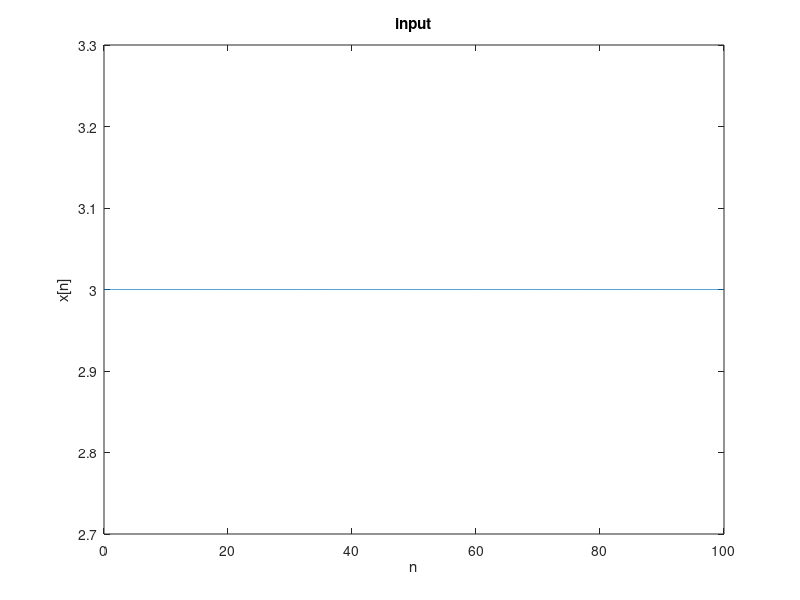

The MATLAB script that drew this image: (Note: this script raises an error after producing the figure.)
close all; clear; clc;
%q1 stability
A = [1 -4 4];
B = [20 10];
n = linspace(0,100,10000);
x1 = zeros(1,10000);
x1 = x1+3;
y1 = filter(B, A, x1);
figure; 
plot(n, x1); xlabel('n'); ylabel('x[n]'); title('input');
figure;
plot(n, y1); xlabel('n'); ylabel('y[n]'); title('output');
%%
%q2A
h = [h2; h3; h4; h6];
for i=1:4
    H = abs(fftshift(fft([h(i,1:end) zeros(1, 1000)])));
    w = linspace(-pi,pi,1080);
    figure;hold on; plot(w,H);
    set(gca,'XTick',[-pi -pi/2 -pi/3 -pi/4 -pi/6 0 pi/6 pi/4 pi/3 pi/2 pi]);
    set(gca,'XTickLabel',{'-\pi', '-\pi/2', '-\pi/3', '-\pi/4', '-\pi/6', '0', '\pi/6', '\pi/4', '\pi/3', '\pi/2', '\pi'});
    xlabel('w[rad/sec]')
    ylabel('|H(w)|');
    switch i
        case 1
            title('h2');
        case 2
            title('h3');
        case 3
            title('h4');
        case 4
            title('h6');
    end
end

%%
%q2B2
n = linspace(-10000,10000,20000);
x = zeros(1,length(n));
for i =1:length(n)
    x(1,i) = cos(((2*pi)/5)*i)+cos((pi/5)*i);
end
X_jw = abs(fftshift(fft(x)));
w = linspace(-pi,pi,20000);
figure; plot(w,X_jw); xlabel('frequncy'); ylabel('|X(e^j^w)|');title('X(e^j^w)');
set(gca,'XTick',[-pi -pi/2 -pi/3 -pi/4 -pi/6 0 pi/6 pi/4 pi/3 pi/2 pi]);
set(gca,'XTickLabel',{'-\pi', '-\pi/2', '-\pi/3', '-\pi/4', '-\pi/6', '0', '\pi/6', '\pi/4', '\pi/3', '\pi/2', '\pi'});

%%
H2 = fftshift(fft([h2 zeros(1, 19920)]));
H3 = fftshift(fft([h3 zeros(1, 19920)]));
H4 = fftshift(fft([h4 zeros(1, 19920)]));
H6 = fftshift(fft([h6 zeros(1, 19920)]));
w = linspace(-pi,pi,20000);
for i = 1:4
    switch i
        case 1
            H = H2;
        case 2
            H = H3;
        case 3
            H = H4;
        case 4
            H = H6;
    end
    Y_jw = H.*X_jw;
    figure; plot(w, abs(Y_jw));xlabel('frequncy'); ylabel('|Y(e^j^w)|');title('Y(e^j^w)');
    set(gca,'XTick',[-pi -pi/2 -pi/3 -pi/4 -pi/6 0 pi/6 pi/4 pi/3 pi/2 pi]);
    set(gca,'XTickLabel',{'-\pi', '-\pi/2', '-\pi/3', '-\pi/4', '-\pi/6', '0', '\pi/6', '\pi/4', '\pi/3', '\pi/2', '\pi'});
    switch i
        case 1
            title('Y2(e^j^w)');
        case 2
            title('Y3(e^j^w)');
        case 3
            title('Y4(e^j^w)');
        case 4
            title('Y6(e^j^w)');
    end
    y = ifft(ifftshift(Y_jw));
    figure; plot(n, y);hold on; plot(n,x); legend('y[n]', 'x[n]');xlabel('n'); ylabel('signal'); xlim([-20 20]);
    switch i
        case 1
            title('y2 and x');
        case 2
            title('y3 and x');
        case 3
            title('y4 and x');
        case 4
            title('y6 and x');
    end    
end
%%
%Q3
t = linspace(-10000,10000,20000);
x1 = sinc(t/6);
x2 = (sinc(t/12)).^2;
x3 = cos(pi*t/12);
x4 = cos(pi*t/12) + sin(pi*t/6);
w = linspace(-pi,pi,20000);
X_jw1 = fftshift(fft(x1));
X_jw2 = fftshift(fft(x2));
X_jw3 = fftshift(fft(x3));
X_jw4 = fftshift(fft(x4));

%%
%Q3C
t = linspace(-10000,10000,20001);
l_t = length(t);

for i = 1:2
    T=i*4;
    n=-10000:T:10000;
    x1 = sinc(n/6);
    x2 = (sinc(n/12)).^2;
    x3 = cos(pi*n/12);
    x4 = cos(pi*n/12) + sin(pi*n/6);
    x1t = sinc(t/6);
    x2t = (sinc(t/12)).^2;
    x3t = cos(pi*t/12);
    x4t = cos(pi*t/12) + sin(pi*t/6);
    w=linspace(-pi,pi,length(n));
    % Calculating X(e^jw)
    X_ejw1 = abs(fftshift(fft(x1)));
    X_ejw2 = abs(fftshift(fft(x2)));
    X_ejw3 = abs(fftshift(fft(x3)));
    X_ejw4 = abs(fftshift(fft(x4)));
    % ploting X_ejw1 along side x1[n]
    figure; subplot(2,1,1);plot(w,X_ejw1); title(['|X_1(e^{jw})| with T = ', num2str(T)]); xlabel('w [rad/samp]'); ylabel('X_{c1}(e^{jw})');
    xticks([-pi -pi/2 -pi/4 0 pi/4 pi/2 pi]);
    xticklabels({'-\pi','-\pi/2','-\pi/4','0','\pi/4','\pi/2','\pi'});
    subplot(2,1,2);plot(t,x1t); title('x_{c1}[n] in the time dimension'); xlim([-60 60]); xlabel('n [DT]'); ylabel('x_{c1}[n]');
    % ploting X_ejw2 along side x2[n]
    figure; subplot(2,1,1);plot(w,X_ejw2); title(['|X_2(e^{jw})| with T = ', num2str(T)]); xlabel('w [rad/samp]'); ylabel('X_{c2}(e^{jw})');
    xticks([-pi -pi/2 -pi/4 0 pi/4 pi/2 pi]);
    xticklabels({'-\pi','-\pi/2','-\pi/4','0','\pi/4','\pi/2','\pi'});
    subplot(2,1,2);plot(t,x2t); title('x_{c2}[n] in the time dimension'); xlim([-60 60]); xlabel('n [DT]'); ylabel('x_{c2}[n]');
    % ploting X_ejw2 along side x2[n]
    figure; subplot(2,1,1);plot(w,X_ejw3); title(['|X_3(e^{jw})| with T = ', num2str(T)]); xlabel('w [rad/samp]'); ylabel('X_{c3}(e^{jw}])');
    xticks([-pi -pi/2 -pi/4 0 pi/4 pi/2 pi]);
    xticklabels({'-\pi','-\pi/2','-\pi/4','0','\pi/4','\pi/2','\pi'});
    subplot(2,1,2);plot(t,x3t); title('x_{c3}[n] in the time dimension'); xlim([-60 60]); xlabel('n [DT]'); ylabel('x_{c3}[n]');
    % ploting X_ejw4 along side x4[n]
    figure; subplot(2,1,1);plot(w,X_ejw4); title(['|X_4(e^{jw})| with T = ', num2str(T)]); xlabel('w [rad/samp]'); ylabel('X_{c4}(e^{jw})');
    xticks([-pi -pi/2 -pi/4 0 pi/4 pi/2 pi]);
    xticklabels({'-\pi','-\pi/2','-\pi/4','0','\pi/4','\pi/2','\pi'});
    subplot(2,1,2);plot(t,x4t); title('x_{c4}[n] in the time dimension'); xlim([-60 60]); xlabel('n [DT]'); ylabel('x_{c4}[n]');
    
end
    

